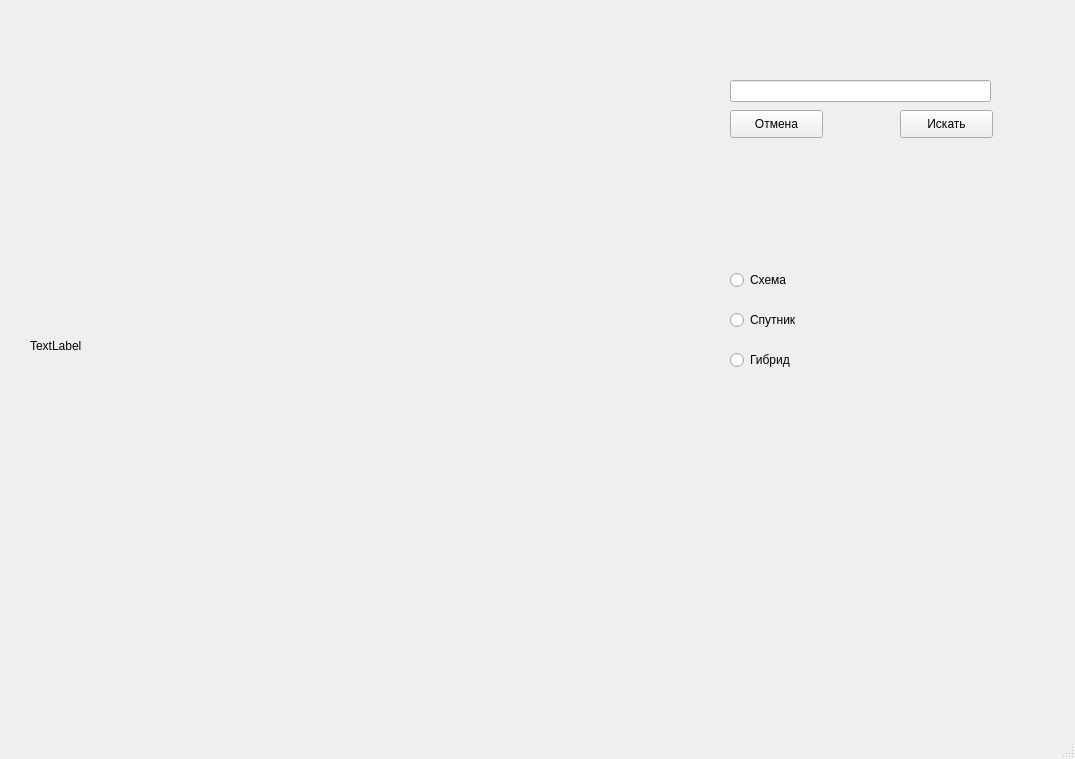
<?xml version="1.0" encoding="UTF-8"?>
<ui version="4.0">
 <class>MainWindow</class>
 <widget class="QMainWindow" name="MainWindow">
  <property name="geometry">
   <rect>
    <x>0</x>
    <y>0</y>
    <width>1075</width>
    <height>759</height>
   </rect>
  </property>
  <property name="windowTitle">
   <string>MainWindow</string>
  </property>
  <widget class="QWidget" name="centralwidget">
   <widget class="QPushButton" name="pushButton">
    <property name="geometry">
     <rect>
      <x>900</x>
      <y>110</y>
      <width>93</width>
      <height>28</height>
     </rect>
    </property>
    <property name="text">
     <string>Искать</string>
    </property>
   </widget>
   <widget class="QPushButton" name="pushButton_2">
    <property name="geometry">
     <rect>
      <x>730</x>
      <y>110</y>
      <width>93</width>
      <height>28</height>
     </rect>
    </property>
    <property name="text">
     <string>Отмена</string>
    </property>
   </widget>
   <widget class="QRadioButton" name="radioButton">
    <property name="geometry">
     <rect>
      <x>730</x>
      <y>270</y>
      <width>95</width>
      <height>20</height>
     </rect>
    </property>
    <property name="text">
     <string>Схема</string>
    </property>
   </widget>
   <widget class="QRadioButton" name="radioButton_2">
    <property name="geometry">
     <rect>
      <x>730</x>
      <y>310</y>
      <width>95</width>
      <height>20</height>
     </rect>
    </property>
    <property name="text">
     <string>Спутник</string>
    </property>
   </widget>
   <widget class="QRadioButton" name="radioButton_3">
    <property name="geometry">
     <rect>
      <x>730</x>
      <y>350</y>
      <width>95</width>
      <height>20</height>
     </rect>
    </property>
    <property name="text">
     <string>Гибрид</string>
    </property>
   </widget>
   <widget class="QLineEdit" name="lineEdit">
    <property name="geometry">
     <rect>
      <x>730</x>
      <y>80</y>
      <width>261</width>
      <height>22</height>
     </rect>
    </property>
   </widget>
   <widget class="QWidget" name="verticalLayoutWidget">
    <property name="geometry">
     <rect>
      <x>30</x>
      <y>20</y>
      <width>611</width>
      <height>651</height>
     </rect>
    </property>
    <layout class="QVBoxLayout" name="verticalLayout">
     <item>
      <widget class="QLabel" name="image_map">
       <property name="text">
        <string>TextLabel</string>
       </property>
      </widget>
     </item>
    </layout>
   </widget>
  </widget>
  <widget class="QMenuBar" name="menubar">
   <property name="geometry">
    <rect>
     <x>0</x>
     <y>0</y>
     <width>1075</width>
     <height>26</height>
    </rect>
   </property>
  </widget>
  <widget class="QStatusBar" name="statusbar"/>
 </widget>
 <resources/>
 <connections/>
</ui>
